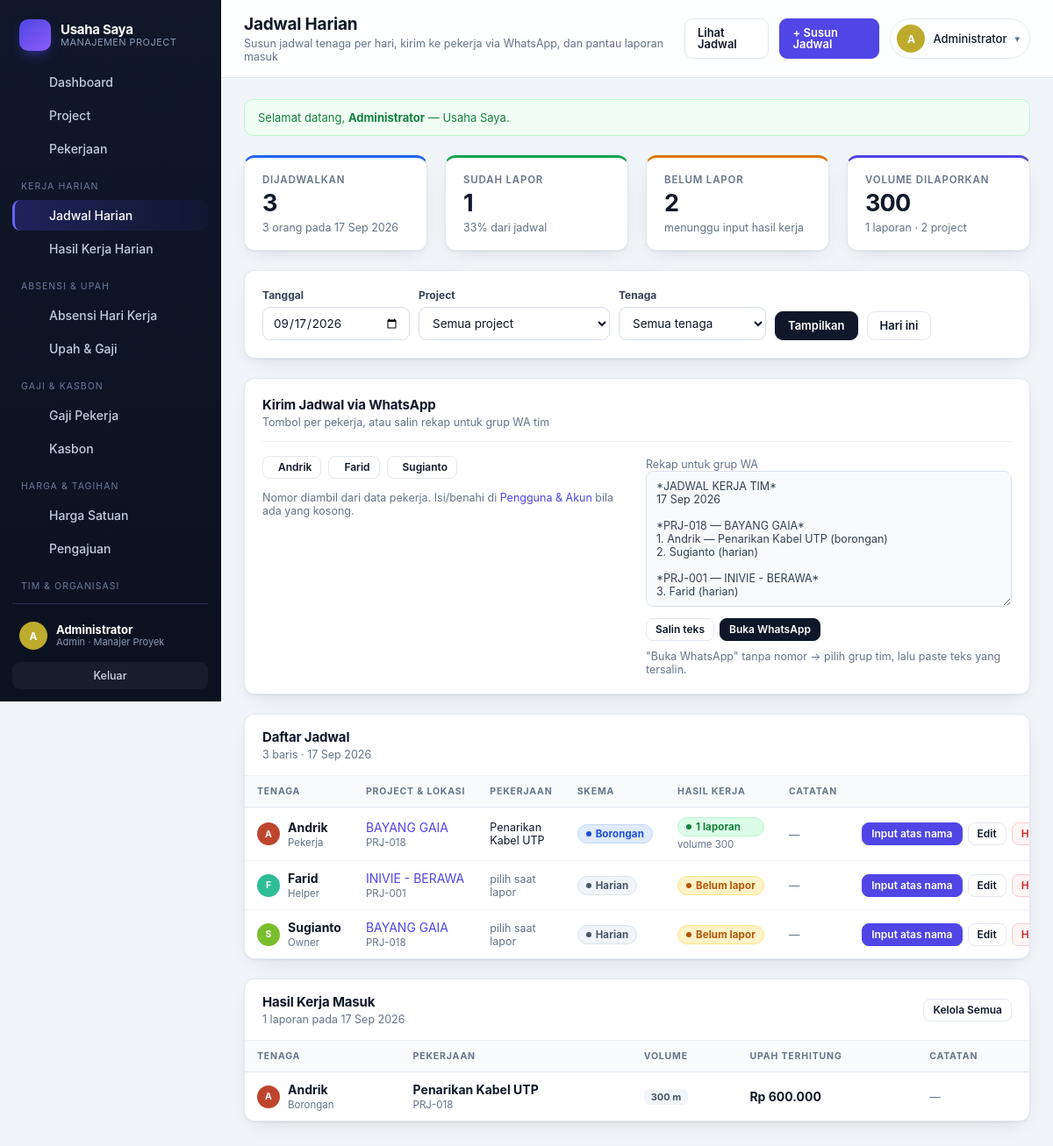
The page /jadwal_harian.php?tanggal=2026-09-17 (signed in) on the database its author committed.
### tables this page shows
CREATE TABLE perusahaan (
    id                INTEGER PRIMARY KEY AUTOINCREMENT,
    nama              TEXT NOT NULL,
    slug              TEXT NOT NULL DEFAULT '',
    logo              TEXT NOT NULL DEFAULT '',
    kontak_nama       TEXT NOT NULL DEFAULT '',
    kontak_telepon    TEXT NOT NULL DEFAULT '',
    masa_aktif_sampai TEXT NOT NULL DEFAULT '',
    maks_user         INTEGER NOT NULL DEFAULT 0,
    aktif             INTEGER NOT NULL DEFAULT 1,
    catatan           TEXT NOT NULL DEFAULT '',
    created_at        TEXT NOT NULL DEFAULT (datetime('now','localtime'))
, tutup_buku_tgl INTEGER NOT NULL DEFAULT 25);

CREATE TABLE users (
    id            INTEGER PRIMARY KEY AUTOINCREMENT,
    username      TEXT NOT NULL UNIQUE,
    password_hash TEXT NOT NULL,
    nama          TEXT NOT NULL,
    role          TEXT NOT NULL DEFAULT 'pekerja',
    jabatan       TEXT NOT NULL DEFAULT '',
    telepon       TEXT NOT NULL DEFAULT '',
    aktif         INTEGER NOT NULL DEFAULT 1,
    created_at    TEXT NOT NULL DEFAULT (datetime('now','localtime'))
, upah_harian REAL NOT NULL DEFAULT 0, skema TEXT NOT NULL DEFAULT 'harian', perusahaan_id INTEGER NOT NULL DEFAULT 0, is_owner INTEGER NOT NULL DEFAULT 0);

CREATE TABLE jadwal (
    id           INTEGER PRIMARY KEY AUTOINCREMENT,
    tanggal      TEXT NOT NULL,
    user_id      INTEGER NOT NULL REFERENCES users(id) ON DELETE CASCADE,
    project_id   INTEGER NOT NULL REFERENCES projects(id) ON DELETE CASCADE,
    pekerjaan_id INTEGER REFERENCES pekerjaan(id) ON DELETE SET NULL,
    lokasi_id    INTEGER REFERENCES lokasi(id) ON DELETE SET NULL,
    catatan      TEXT NOT NULL DEFAULT '',
    created_by   INTEGER,
    created_at   TEXT NOT NULL DEFAULT (datetime('now','localtime')), perusahaan_id INTEGER NOT NULL DEFAULT 0,
    UNIQUE (tanggal, user_id, project_id)
);

### jadwal_harian.php (the view, shortened to what the rows shown need)
<?php
require_once __DIR__ . '/inc/auth.php';
require_once __DIR__ . '/inc/queries.php';
require_once __DIR__ . '/inc/layout.php';
$u = require_login();
$isPekerja = $u['role'] === 'pekerja';
$bolehAtur = in_array($u['role'], ['admin', 'pelaksana'], true);
$tanggal = valid_tanggal((string) ($_GET['tanggal'] ?? '')) ?: date('Y-m-d');
$projectId = (int) ($_GET['project_id'] ?? 0);
$userFilter = $isPekerja ? (int) $u['id'] : (int) ($_GET['user_id'] ?? 0);
$f = ['tanggal' => $tanggal, 'project_id' => $projectId, 'user_id' => $userFilter];
$rows = fetch_jadwal($f);
$laporHariIni = fetch_laporan([
    'tanggal' => $tanggal,
    'project_id' => $projectId,
    'user_id' => $userFilter,
]);
$laporPerOrang = [];
foreach ($laporHariIni as $l) {
    $laporPerOrang[(int) $l['user_id']][] = $l;
}
$actions = '';
if ($bolehAtur) {
    $actions .= '<a class="btn" href="jadwal_harian.php">Lihat Jadwal</a>';
    $actions .= '<a class="btn btn-primary" href="jadwal_form.php?tanggal=' . e($tanggal) . ($projectId ? '&project_id=' . $projectId : '') . '">+ Susun Jadwal</a>';
} elseif (!$isPekerja) {
    $actions .= '<a class="btn" href="jadwal_harian.php">Lihat Jadwal</a>';
}
render_header(
    $isPekerja ? 'Jadwal Saya' : 'Jadwal Harian',
    $isPekerja
        ? 'Jadwal kerja yang diberikan admin/pelaksana, lengkap dengan input hasil kerja'
        : 'Susun jadwal tenaga per hari, kirim ke pekerja via WhatsApp, dan pantau laporan masuk',
    $actions
);
?>
<?php if ($bolehAtur && $rows): ?>
  <div class="card">
    <div class="card-head" style="padding:0 0 14px;border-bottom:1px solid var(--line-soft);margin-bottom:16px">
      <div>
        <h2>Kirim Jadwal via WhatsApp</h2>
      </div>
    </div>
    <div class="grid grid-2">
      <div>
        <div class="chips">
          <?php foreach ($rows as $r): ?>
            <?php $wa = wa_number((string) $r['pekerja_telepon']); ?>
            <?php if ($wa !== ''): ?>
              <a class="btn btn-sm" href="<?= e(wa_link((string) $r['pekerja_telepon'], jadwal_pesan($r))) ?>" target="_blank" rel="noopener">
                <?= nav_icon('wa') ?> <?= e($r['pekerja_nama']) ?>
              </a>
            <?php else: ?>
              <span class="chip"><?= badge_avatar($r['pekerja_nama'], 'sm') ?><?= e($r['pekerja_nama']) ?>
                <span class="muted small">nomor belum diisi</span>
              </span>
            <?php endif; ?>
          <?php endforeach; ?>
        </div>
      </div>
    </div>
  </div>
<?php endif; ?>
<div class="card flush">
  <div class="card-head">
    <div>
      <h2><?= $isPekerja ? 'Tugas Terjadwal' : 'Daftar Jadwal' ?></h2>
    </div>
  </div>
  <?php if (!$rows): ?>
    <div class="empty">
      <strong>Belum ada jadwal pada tanggal ini</strong>
      <span class="small">
        <?= $bolehAtur
              ? 'Klik "Susun Jadwal" untuk menentukan siapa bekerja di project mana.'
              : 'Jadwal akan muncul setelah admin/pelaksana menyusunnya.' ?>
      </span>
    </div>
  <?php else: ?>
    <div class="table-wrap">
      <table class="tbl">
        <thead>
          <tr>
            <?php if (!$isPekerja): ?><th>Tenaga</th><?php endif; ?>
            <th>Project &amp; Lokasi</th>
            <th>Pekerjaan</th>
            <th>Skema</th>
            <th>Hasil Kerja</th>
            <th>Catatan</th>
            <th></th>
          </tr>
        </thead>
        <tbody>
        <?php foreach ($rows as $r): ?>
          <?php $lapr = $laporPerOrang[(int) $r['user_id']] ?? []; ?>
          <tr>
            <?php if (!$isPekerja): ?>
              <td>
                <div style="display:flex;align-items:center;gap:9px">
                  <?= badge_avatar($r['pekerja_nama'], 'sm') ?>
                  <div class="cell-stack">
                    <strong><?= e($r['pekerja_nama']) ?></strong>
                    <small><?= e($r['pekerja_jabatan'] !== '' ? $r['pekerja_jabatan'] : role_label($r['pekerja_role'])) ?></small>
                  </div>
                </div>
              </td>
            <?php endif; ?>
            <td>
              <div class="cell-stack">
                <a href="project_detail.php?id=<?= (int) $r['project_id'] ?>"><?= e($r['project_nama']) ?></a>
                <small><?= e($r['project_kode']) ?><?= $r['lokasi_nama'] ? ' · ' . e($r['lokasi_nama']) : '' ?></small>
              </div>
            </td>
            <td class="small"><?= $r['pekerjaan_nama'] ? e($r['pekerjaan_nama']) : '<span class="muted">pilih saat lapor</span>' ?></td>
            <td>
              <span class="pill <?= $r['pekerja_skema'] === 'borongan' ? 'pill-proses' : 'pill-belum' ?>">
                <?= e(skema_label((string) $r['pekerja_skema'])) ?>
              </span>
            </td>
            <td class="small">
              <?php if ($lapr): ?>
                <div class="cell-stack">
                  <span class="pill pill-selesai"><?= count($lapr) ?> laporan</span>
                  <small>volume <?= e(num(array_sum(array_map(fn($x) => (float) $x['volume'], $lapr)))) ?></small>
                </div>
              <?php else: ?>
                <span class="pill pill-tertunda">Belum lapor</span>
              <?php endif; ?>
            </td>
            <td class="small"><?= $r['catatan'] !== '' ? e($r['catatan']) : '<span class="muted">—</span>' ?></td>
            <td class="right nowrap">
              <div class="row-actions">
                <?php if ($isPekerja || $bolehAtur): ?>
                  <a class="btn btn-sm btn-primary" href="laporan_kerja_form.php?jadwal_id=<?= (int) $r['id'] ?>">
                    <?= $isPekerja ? 'Input Hasil Kerja' : 'Input atas nama' ?>
                  </a>
                <?php endif; ?>
                <?php if ($bolehAtur): ?>
                  <a class="btn btn-sm" href="jadwal_form.php?id=<?= (int) $r['id'] ?>">Edit</a>
                  <form method="post" action="jadwal_delete.php" data-confirm="Hapus jadwal <?= e($r['pekerja_nama']) ?> pada <?= e(tgl($r['tanggal'])) ?>?">
                    <button class="btn btn-sm btn-danger" type="submit">Hapus</button>
                  </form>
                <?php endif; ?>
              </div>
            </td>
          </tr>
        <?php endforeach; ?>
        </tbody>
      </table>
    </div>
  <?php endif; ?>
</div>
<?php if ($laporHariIni): ?>
  <div class="card flush">
    <div class="card-head">
      <div><h2>Hasil Kerja Masuk</h2><p><?= count($laporHariIni) ?> laporan pada <?= e(tgl($tanggal)) ?></p></div>
    </div>
    <div class="table-wrap">
      <table class="tbl">
        <thead>
          <tr><th>Tenaga</th><th>Pekerjaan</th><th>Volume</th><th>Upah Terhitung</th><th>Catatan</th></tr>
        </thead>
      </table>
    </div>
  </div>
<?php endif; ?>
<?php render_footer(); ?>

### inc/layout.php (shortened to what the rows shown need)
<?php
function render_header(string $title, string $subtitle = '', string $actions = ''): void
{
    $u = current_user();
    $isPekerja = $u['role'] === 'pekerja';
    $merek = brand();
    ?>
<!DOCTYPE html>
<html lang="id">
<head>
<link rel="stylesheet" href="assets/style.css">
</head>
<body>
<div class="shell">
  <aside class="sidebar" id="sidebar">
    <div class="brand">
      <span class="brand-text">
        <strong><?= e($merek['nama']) ?></strong>
        <small>Manajemen Project</small>
      </span>
    </div>
    <div class="side-foot">
      <div class="side-user">
        <?= badge_avatar($u['nama']) ?>
        <div class="side-user-info">
          <strong><?= e($u['nama']) ?></strong>
          <small><?= e(role_label($u['role'])) ?><?= $u['jabatan'] ? ' · ' . e($u['jabatan']) : '' ?></small>
        </div>
      </div>
    </div>
  </aside>
  <main class="main">
    <header class="topbar">
      <div class="topbar-title">
        <h1><?= e($title) ?></h1>
      </div>
      <div class="topbar-actions">
        <details class="user-menu">
          <summary>
            <?= badge_avatar($u['nama']) ?>
            <span class="user-menu-name"><?= e($u['nama']) ?></span>
            <span class="caret">▾</span>
          </summary>
        </details>
      </div>
    </header>
    <div class="content">
<?php
}
function render_footer(): void
{
    ?>
    </div>
  </main>
</div>
</body>
</html>
<?php
}

### inc/util.php (shortened to what the rows shown need)
<?php
function e(?string $v): string
{
    return htmlspecialchars((string) $v, ENT_QUOTES, 'UTF-8');
}
function initials(string $nama): string
{
    $parts = preg_split('/\s+/', trim($nama)) ?: [];
    $out = '';
    foreach (array_slice($parts, 0, 2) as $p) {
        if (function_exists('mb_substr')) {
            $out .= mb_strtoupper(mb_substr($p, 0, 1), 'UTF-8');
        } else {
            preg_match('/./u', $p, $m);
            $out .= strtoupper($m[0] ?? '');
        }
    }
    return $out !== '' ? $out : '?';
}
function avatar_hue(string $s): int
{
    return (int) (crc32($s) % 360);
}
function badge_avatar(string $nama, string $size = ''): string
{
    return '<span class="avatar ' . $size . '" style="--h:' . avatar_hue($nama) . '">' . e(initials($nama)) . '</span>';
}
function valid_tanggal(string $d): string
{
    return preg_match('/^\d{4}-\d{2}-\d{2}$/', $d) === 1 ? $d : '';
}

### rows shown on the page
perusahaan: nama "Usaha Saya"
users: nama "A A", nama "Administrator", role "Admin", jabatan "Manajer Proyek"
jadwal: pekerja_nama "Andrik", avatar_hue($nama) 10 (drawn), nama "A", pekerja_role "Pekerja", project_nama "BAYANG GAIA", project_kode "PRJ-018", pekerjaan_nama "Penarikan Kabel UTP", pekerja_skema "Borongan", user "1", volume "300"
jadwal: pekerja_nama "Farid", avatar_hue($nama) 163 (drawn), nama "F", pekerja_role "Helper", project_nama "INIVIE - BERAWA", project_kode "PRJ-001", shows "pilih saat lapor", pekerja_skema "Harian", shows "Belum lapor"
jadwal: pekerja_nama "Sugianto", avatar_hue($nama) 89 (drawn), nama "S", pekerja_role "Owner", project_nama "BAYANG GAIA", project_kode "PRJ-018", shows "pilih saat lapor", pekerja_skema "Harian", shows "Belum lapor"

### other values the page prints
$item['label'] "Dashboard"
$item['label'] "Project"
$item['label'] "Pekerjaan"
$item['sep'] "KERJA HARIAN"
$item['label'] "Jadwal Harian"
$item['label'] "Hasil Kerja Harian"
$item['sep'] "ABSENSI & UPAH"
$item['label'] "Absensi Hari Kerja"
$item['label'] "Upah & Gaji"
$item['sep'] "GAJI & KASBON"
$item['label'] "Gaji Pekerja"
$item['label'] "Kasbon"
$item['sep'] "HARGA & TAGIHAN"
$item['label'] "Harga Satuan"
$item['label'] "Pengajuan"
